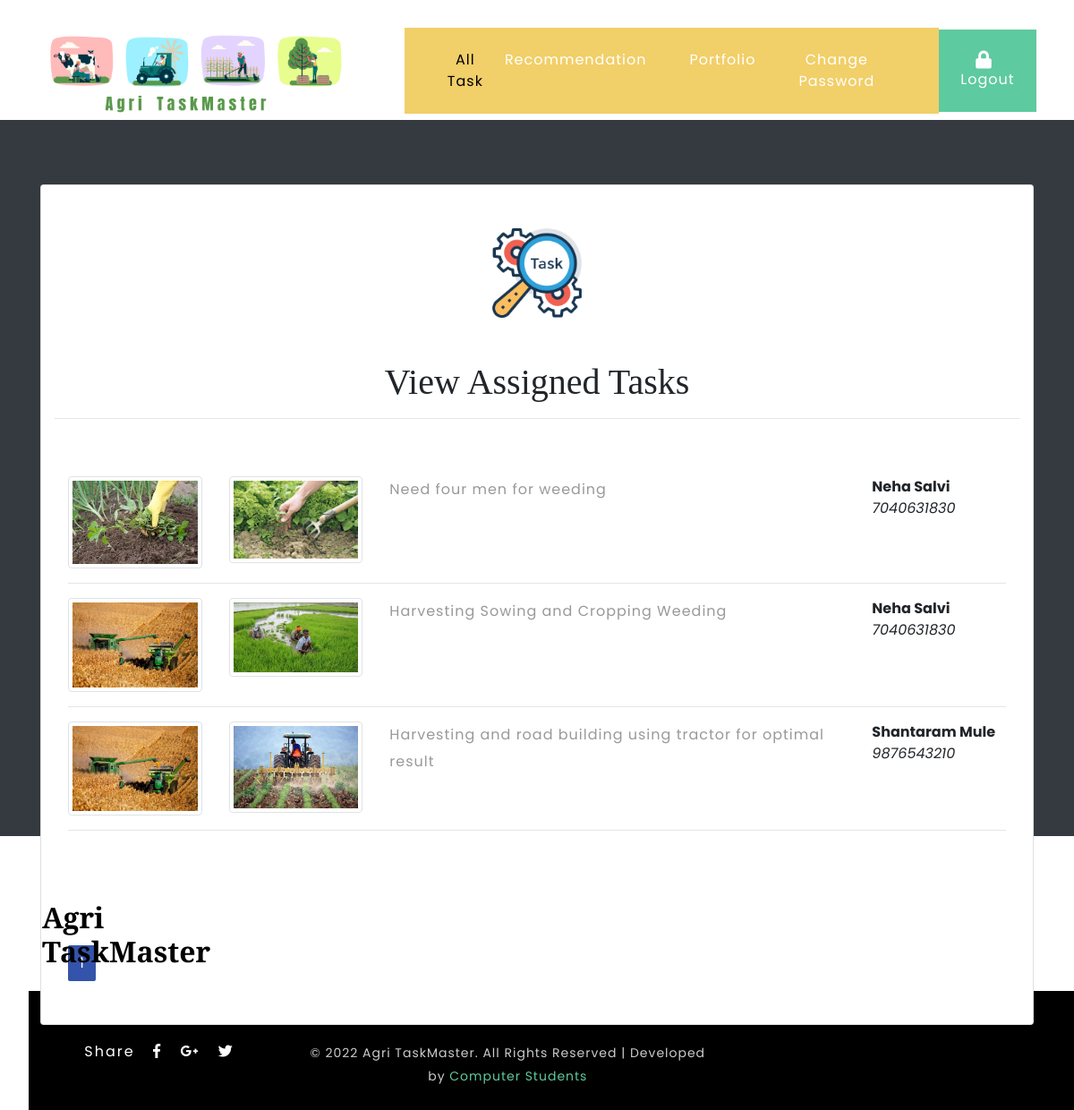
Page /work (signed in) on the committed database.
### app/models.py (models this page shows)
class WorkStatus(models.Model):
    id = models.TextField(primary_key=True)
    taskid = models.TextField()
    fname = models.TextField()
    fmobile = models.TextField()
    task = models.TextField()
    lmobile = models.TextField()
    lname = models.TextField()
    lskills = models.TextField()
    lstatus = models.TextField()
    fstatus = models.TextField()
    class Meta:
        db_table = 'tblWorkStatus'

### app/views.py (the view)
# urls.py: path('work', app.views.work),
def work(request):
    if 'llogin' in request.session and request.session['llogin']:
        lmobile = request.session['lmobile']
        ds = WorkStatus.objects.filter(lmobile=lmobile, lstatus='accepted', fstatus='accepted')
        page_number = request.GET.get('page')
        paginator = Paginator(ds, 5)
        try:
            tasks = paginator.page(page_number)
        except PageNotAnInteger:
            tasks = paginator.page(1)
        except EmptyPage:
            tasks = paginator.page(paginator.num_pages)
        return render(request, 'labour/work.html', {'tasks': tasks})
    else:
        return redirect(login)

### templates/labour/work.html (shortened to what this page needs)
{% extends "labour/base.html" %}
{% block content %}
	<section class="h-100 bg-dark">
		<div class="container py-5 h-100">
			<div class="row d-flex justify-content-center align-items-center h-100">
				<div class="col">
					<div class="card card-registration my-4">
                        <div class="container py-5 h-100" >
                            <img src="static/images/viewtask.png" height="100" class="rounded mx-auto d-block" alt="...">
                        </div>
                        <div class="container" >
                                <div class="row justify-content-center">
                                    <h1>View Assigned Tasks</h1>
                                </div>
                            <hr style="width:100%;text-align:left;margin-left:0">
                            <div class="container py-5 h-100" >
                                {% for task in tasks %}
                                <div class="row">
                    <div class="col-md-2">
                        <img src="media/task/{{task.taskid}}1.jpg" class="img-thumbnail"/>
                    </div>
                    <div class="col-md-2">
                        <img src="media/task/{{task.taskid}}2.jpg" class="img-thumbnail"/>
                    </div>
                    <div class="col-md-6">
                        <p>{{ task.task }}</p>
                    </div>
                    <div class="col-md-2">
                        <b>{{ task.fname }}</b>
                        <i>{{ task.fmobile }}</i>
                    </div>
                </div>
                <hr>
                {% endfor %}
            </div>
            <div class="container py-5 h-100">
                <div class="pagination">
                    {% for num in tasks.paginator.page_range %}
                    {% if tasks.number == num %}
                    <span class="pagination-number pagination-current">{{ num }}</span>
                    {% elif num > tasks.number|add:'-3' and num < tasks.number|add:'3' %}
                    <a class="pagination-number" href="?page={{ num }}">{{ num }}</a>
                    {% endif %}
                    {% endfor %}
                                    </div>
                                </div>
                            </div>
					    </div>
			        </div>
		        </div>
            </div>
    </section>
{% endblock %}

### static/css/style.css (style rules this page uses)
body { padding: 0; margin: 0; background: #FFF; font-family: 'Poppins', sans-serif; }
h1, h2, h3, h4, h5, h6 { margin: 0; padding: 0; font-family: 'Playfair Display', serif; }
p { margin: 0; padding: 0; font-size: 16px; letter-spacing: 1px; line-height: 1.9; color: #999; font-family: 'Poppins', sans-serif; }

### templates/labour/base.html (style rules this page uses)
.pagination { text-align: center; margin-top: 1em; }
.pagination-number { padding: 0.5em 0.8em; border-radius: 2px; color: #fff; background-color: #6D85C7; }
.pagination-number:hover, .pagination-current { background-color: #3354AA; }

### rows in the picture
WorkStatus: taskid (picture), task "Need four men for weeding", fname "Neha Salvi", fmobile "7040631830"
WorkStatus: taskid (picture), task "Harvesting Sowing and Cropping Weeding", fname "Neha Salvi", fmobile "7040631830"
WorkStatus: taskid (picture), task "Harvesting and road building using tractor for optimal result", fname "Shantaram Mule", fmobile "9876543210"

### other values in the picture
{{ num }} "1"
